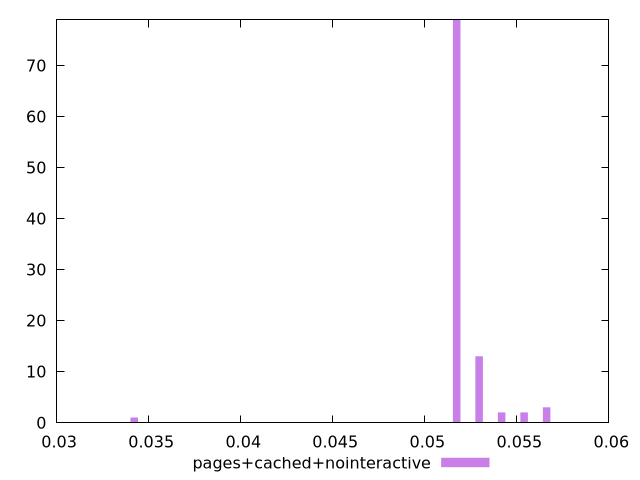

Write gnuplot code to recreate this figure.
$_pagesCachedNointeractive <<EOF
0.051730801694297925 79
0.05295278913589551 13
0.0541747765774931 2
0.05661875146068828 3
0.03421564836473248 1
0.05539676401909069 2
EOF
set key outside below
set terminal pngcairo
set output "report_00005_2020-11-02T22-26-11.212Z/unused-javascript/pages+cached+nointeractive//hist.png"
set yrange [0:79]
set boxwidth 0.00040732914719919625
set style fill transparent solid 0.5 noborder
plot $_pagesCachedNointeractive title "pages+cached+nointeractive" with boxes ,
